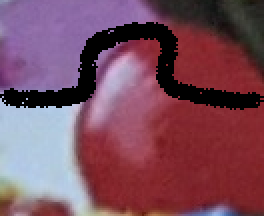
#> input picture puzzle/testimgs/candy/sub5m.jpg, 132 x 108 px, found by its file name (shown 2 times larger)
$ python template.py
#> lines starting #> are read from the running program, lines starting #| are printed output that depends on the picture
### puzzle/funcs.py
import math, random, cv2, similaritymeasures, imutils, numpy as np

def imscale(img, s):
    return cv2.resize(img, (round(len(img[0])*s), round(len(img)*s)), interpolation=cv2.INTER_NEAREST)

# [75 lines left out: functions listSim, rotateby, rotateto, rmv, arcdir, multiMatch and 1 more, not called in this run]

def dist(a,b):
    return np.linalg.norm(np.array(a)-np.array(b))

def scaleImgSet(img, lower, upper, steps):
    inc = (upper-lower)/steps
    return [imscale(img, lower+inc*i) for i in range(steps+1)]

# [32 lines left out: functions filter, choices, bestMatch, not called in this run]

def shiftPts(arr, shift):
    return [[e[0]-shift[0], e[1]-shift[1]] for e in arr]

def ptavg(p1, p2):
    return [(p1[0]+p2[0])/2, (p1[1]+p2[1])/2]

def ptdiff(p1, p2):
    return [p1[0]-p2[0], p1[1]-p2[1]]

# [33 lines left out: functions areaDiff, match, splitImage, rectangles, circles, not called in this run]

### puzzle/template.py
from re import A
from PIL import Image
import cv2, numpy as np
from funcs import *

pc = np.array(cv2.imread("C:\\Users\\ek\\Desktop\\sdfghj\\puzzle\\testimgs\\candy\\sub5m.jpg", cv2.IMREAD_GRAYSCALE))
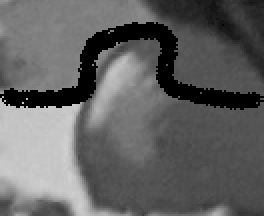
#> pc: shape (108, 132) (shown 2 times larger); min 0, max 209, mean 98.4
target = np.array(cv2.imread("C:\\Users\\ek\\Desktop\\sdfghj\\puzzle\\testimgs\\candy\\reference.jpg", cv2.IMREAD_GRAYSCALE))
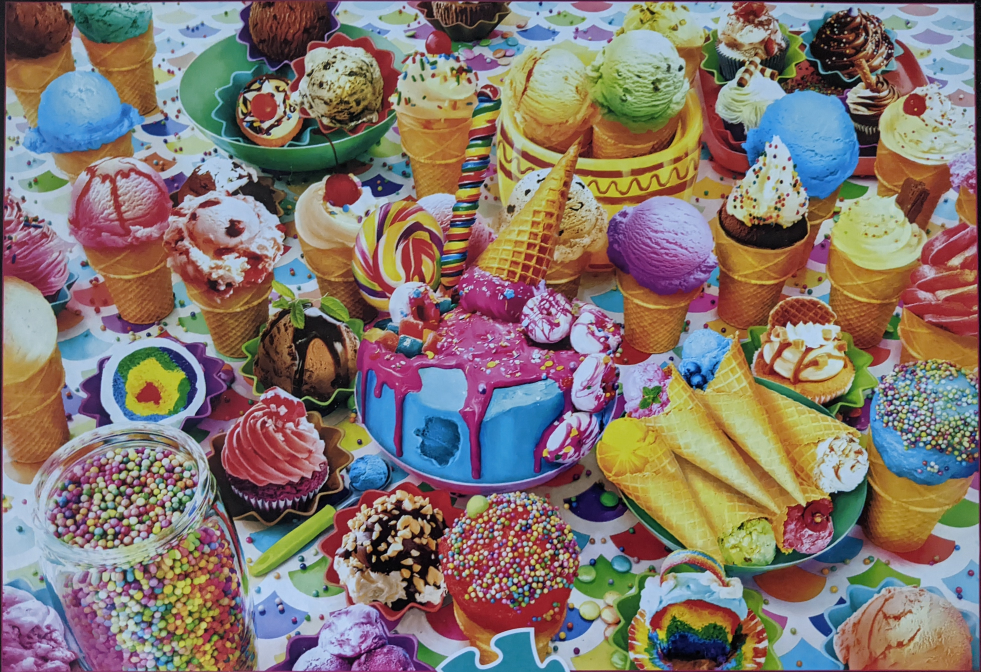
#> input picture puzzle/testimgs/candy/reference.jpg, 3924 x 2688 px, found by its file name (shown at 1/4 size)
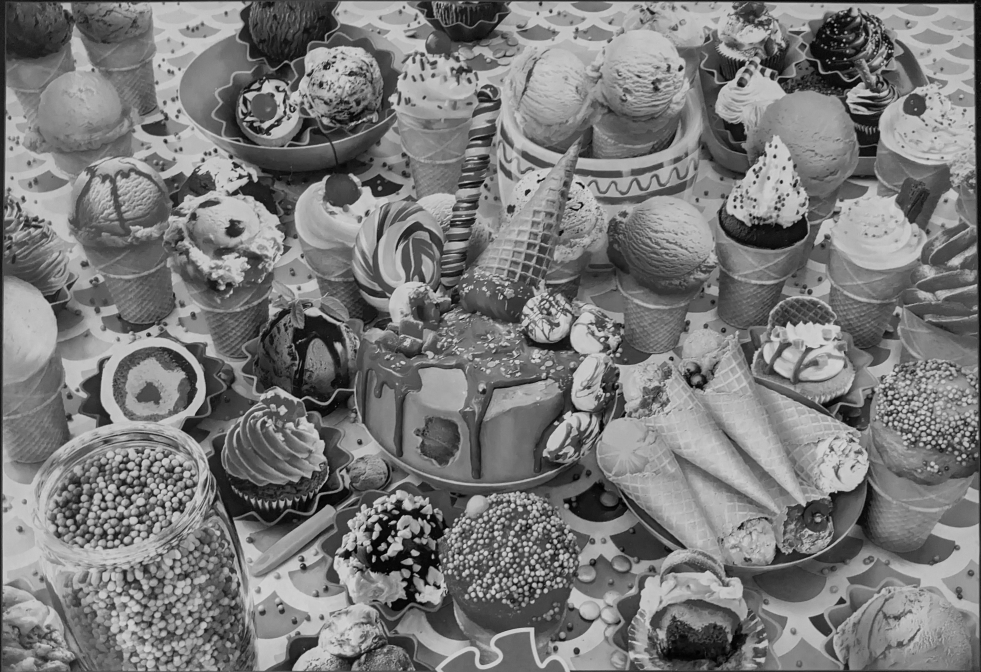
#> target: shape (2688, 3924) (shown at 1/4 size); min 0, max 254, mean 121.3

#pc = imscale(pc, 3/8)
#pc = cv2.rotate(pc,cv2.ROTATE_90_CLOCKWISE)

res = cv2.matchTemplate(target, pc, cv2.TM_CCOEFF_NORMED)
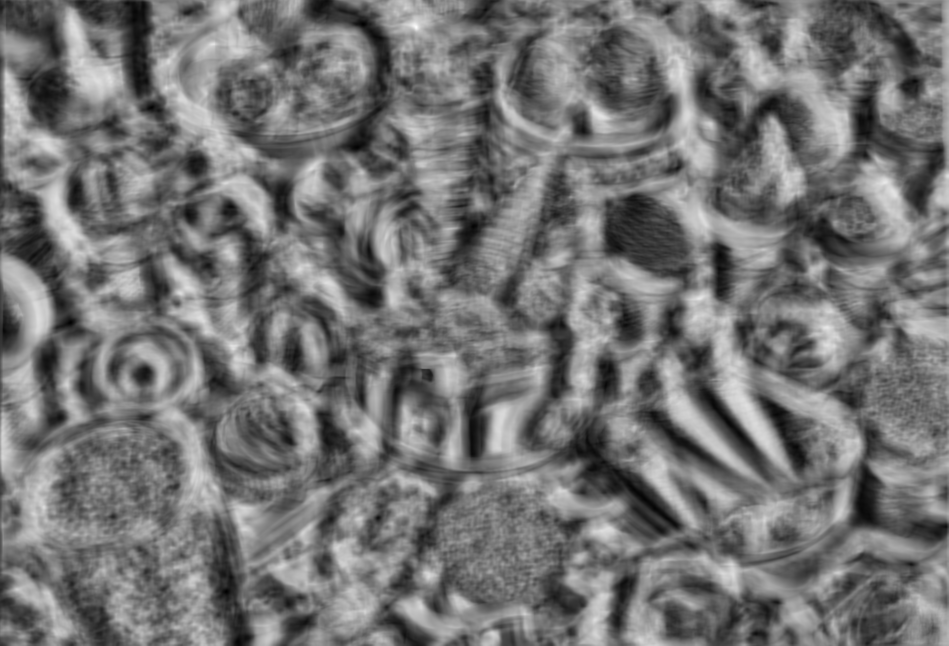
#> res: shape (2581, 3793) float32 (shown at 1/4 size); min -0.606, max 0.726, mean 0.000119; drawn with min black and max white

minSim, maxSim, minSimPos, maxSimPos = cv2.minMaxLoc(res)
#> minSim = -0.606; maxSim = 0.726; minSimPos = (1453, 96); maxSimPos = (1664, 108)

print(minSimPos, maxSimPos)
#| (1453, 96) (1664, 108)
target = cv2.rectangle(cv2.cvtColor(target, cv2.COLOR_GRAY2BGR), maxSimPos, (maxSimPos[0]+len(pc[0]), maxSimPos[1]+len(pc)), (150, 0, 255), 11)
#> target: shape (2688, 3924, 3)

while 1:
    cv2.imshow("pc", imscale(pc, 1))
    cv2.imshow("target", imscale(target, .2))
#> call 2 of imscale, with s = 0.2
#> in imscale (call 2), `return cv2.resize(img, (round(len(img[0])*s), round(len(img)*s)), inte..`:
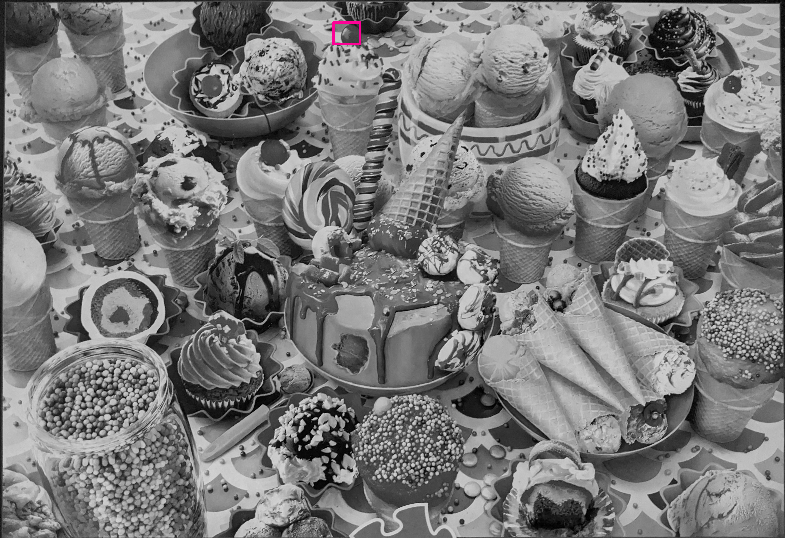
#> returned value: shape (538, 785, 3); mean of channels 0, 1, 2 121.2, 121.1, 121.3; drawn as B, G, R
    cv2.imshow("matched", imscale(res, .1))
#> call 3 of imscale, with s = 0.1
#> in imscale (call 3), `return cv2.resize(img, (round(len(img[0])*s), round(len(img)*s)), inte..`:
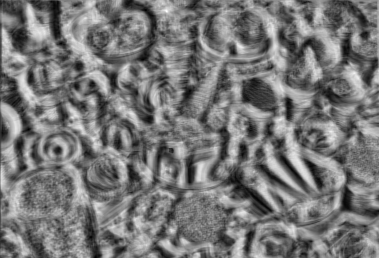
#> returned value: shape (258, 379) float32; min -0.596, max 0.678, mean -0.000296; drawn with min black and max white

    if cv2.waitKey(1) & 0xFF == ord('q'):
#> (key q is pressed here)
        break
